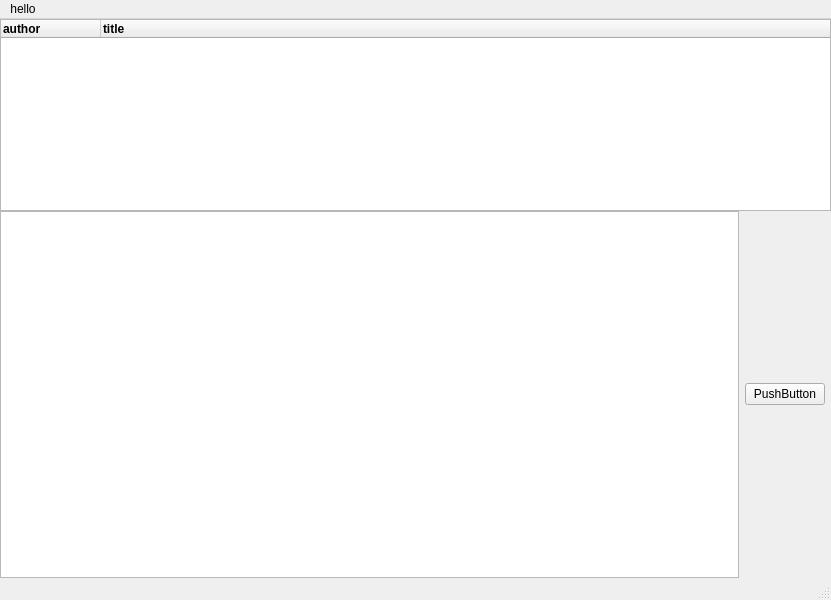
<?xml version="1.0" encoding="UTF-8"?>
<ui version="4.0">
 <class>MainWindow</class>
 <widget class="QMainWindow" name="MainWindow">
  <property name="geometry">
   <rect>
    <x>0</x>
    <y>0</y>
    <width>831</width>
    <height>600</height>
   </rect>
  </property>
  <property name="windowTitle">
   <string>MainWindow</string>
  </property>
  <widget class="QWidget" name="centralwidget">
   <layout class="QGridLayout" name="gridLayout">
    <property name="leftMargin">
     <number>0</number>
    </property>
    <property name="topMargin">
     <number>0</number>
    </property>
    <property name="rightMargin">
     <number>0</number>
    </property>
    <property name="bottomMargin">
     <number>0</number>
    </property>
    <property name="horizontalSpacing">
     <number>6</number>
    </property>
    <property name="verticalSpacing">
     <number>0</number>
    </property>
    <item row="0" column="0" rowspan="3" colspan="3">
     <widget class="QTreeWidget" name="treeWidget">
      <property name="styleSheet">
       <string notr="true"/>
      </property>
      <column>
       <property name="text">
        <string>author</string>
       </property>
       <property name="font">
        <font>
         <weight>75</weight>
         <bold>true</bold>
        </font>
       </property>
      </column>
      <column>
       <property name="text">
        <string>title</string>
       </property>
       <property name="font">
        <font>
         <weight>75</weight>
         <bold>true</bold>
        </font>
       </property>
      </column>
     </widget>
    </item>
    <item row="3" column="0">
     <widget class="QListWidget" name="listWidget"/>
    </item>
    <item row="3" column="1">
     <widget class="QPushButton" name="pushButton">
      <property name="text">
       <string>PushButton</string>
      </property>
     </widget>
    </item>
   </layout>
  </widget>
  <widget class="QMenuBar" name="menubar">
   <property name="geometry">
    <rect>
     <x>0</x>
     <y>0</y>
     <width>831</width>
     <height>21</height>
    </rect>
   </property>
   <widget class="QMenu" name="menuhello">
    <property name="title">
     <string>hello</string>
    </property>
   </widget>
   <addaction name="menuhello"/>
  </widget>
  <widget class="QStatusBar" name="statusbar"/>
 </widget>
 <resources/>
 <connections/>
</ui>
